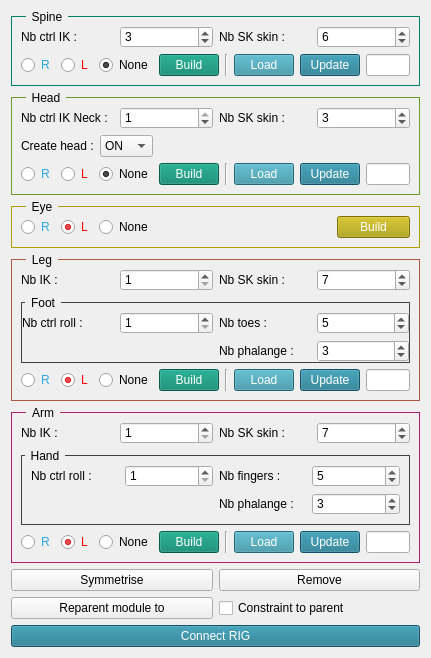
<?xml version="1.0" encoding="UTF-8"?>
<ui version="4.0">
 <class>Form</class>
 <widget class="QWidget" name="Form">
  <property name="geometry">
   <rect>
    <x>0</x>
    <y>0</y>
    <width>431</width>
    <height>650</height>
   </rect>
  </property>
  <property name="windowTitle">
   <string>Form</string>
  </property>
  <layout class="QVBoxLayout" name="verticalLayout">
   <item>
    <widget class="QGroupBox" name="grpBox_spine">
     <property name="styleSheet">
      <string notr="true">QGroupBox{border: 1px solid rgb(0, 128, 104);margin-top:5px;} QGroupBox::title {left:15px; top:-6px; padding-left:4px; padding-right:4px;}</string>
     </property>
     <property name="title">
      <string>Spine</string>
     </property>
     <layout class="QVBoxLayout" name="verticalLayout_5">
      <item>
       <layout class="QHBoxLayout" name="horizontalLayout_8">
        <item>
         <widget class="QLabel" name="label_24">
          <property name="text">
           <string>Nb ctrl IK :</string>
          </property>
         </widget>
        </item>
        <item>
         <widget class="QSpinBox" name="spine_ik">
          <property name="whatsThis">
           <string/>
          </property>
          <property name="accessibleDescription">
           <string/>
          </property>
          <property name="minimum">
           <number>1</number>
          </property>
          <property name="value">
           <number>3</number>
          </property>
         </widget>
        </item>
        <item>
         <widget class="QLabel" name="label_25">
          <property name="text">
           <string>Nb SK skin :</string>
          </property>
         </widget>
        </item>
        <item>
         <widget class="QSpinBox" name="spine_sk">
          <property name="minimum">
           <number>1</number>
          </property>
          <property name="value">
           <number>6</number>
          </property>
         </widget>
        </item>
       </layout>
      </item>
      <item>
       <layout class="QHBoxLayout" name="horizontalLayout_9">
        <item>
         <widget class="QRadioButton" name="rBtn_spine_R">
          <property name="styleSheet">
           <string notr="true">color: rgb(43, 168, 224);</string>
          </property>
          <property name="text">
           <string>R</string>
          </property>
         </widget>
        </item>
        <item>
         <widget class="QRadioButton" name="rBtn_spine_L">
          <property name="styleSheet">
           <string notr="true">color: rgb(255, 0, 0);</string>
          </property>
          <property name="text">
           <string>L</string>
          </property>
          <property name="checked">
           <bool>false</bool>
          </property>
         </widget>
        </item>
        <item>
         <widget class="QRadioButton" name="rBtn_spine_None">
          <property name="text">
           <string>None</string>
          </property>
          <property name="checked">
           <bool>true</bool>
          </property>
         </widget>
        </item>
        <item>
         <spacer name="horizontalSpacer_5">
          <property name="orientation">
           <enum>Qt::Horizontal</enum>
          </property>
          <property name="sizeHint" stdset="0">
           <size>
            <width>40</width>
            <height>20</height>
           </size>
          </property>
         </spacer>
        </item>
        <item>
         <widget class="QPushButton" name="btn_build_spine">
          <property name="minimumSize">
           <size>
            <width>60</width>
            <height>0</height>
           </size>
          </property>
          <property name="styleSheet">
           <string notr="true">background-color: rgb(0, 130, 105);
color: rgb(255, 255, 255);</string>
          </property>
          <property name="text">
           <string>Build</string>
          </property>
         </widget>
        </item>
        <item>
         <widget class="Line" name="line">
          <property name="orientation">
           <enum>Qt::Vertical</enum>
          </property>
         </widget>
        </item>
        <item>
         <widget class="QPushButton" name="btn_load_spine">
          <property name="minimumSize">
           <size>
            <width>60</width>
            <height>0</height>
           </size>
          </property>
          <property name="styleSheet">
           <string notr="true">background-color: rgb(49, 142, 161);
color: rgb(255, 255, 255);</string>
          </property>
          <property name="text">
           <string>Load</string>
          </property>
         </widget>
        </item>
        <item>
         <widget class="QPushButton" name="btn_update_spine">
          <property name="minimumSize">
           <size>
            <width>60</width>
            <height>0</height>
           </size>
          </property>
          <property name="styleSheet">
           <string notr="true">background-color: rgb(26, 115, 139);
color: rgb(255, 255, 255);</string>
          </property>
          <property name="text">
           <string>Update</string>
          </property>
         </widget>
        </item>
        <item>
         <widget class="QLineEdit" name="l_spine_inc">
          <property name="enabled">
           <bool>true</bool>
          </property>
         </widget>
        </item>
       </layout>
      </item>
     </layout>
    </widget>
   </item>
   <item>
    <widget class="QGroupBox" name="grpBox_head">
     <property name="styleSheet">
      <string notr="true">QGroupBox{border: 1px solid rgb(106, 153, 41);margin-top:5px;} QGroupBox::title {left:15px; top:-6px; padding-left:4px; padding-right:4px;}</string>
     </property>
     <property name="title">
      <string>Head</string>
     </property>
     <layout class="QVBoxLayout" name="verticalLayout_4">
      <item>
       <layout class="QHBoxLayout" name="horizontalLayout_7">
        <item>
         <widget class="QLabel" name="label_9">
          <property name="text">
           <string>Nb ctrl IK Neck :</string>
          </property>
         </widget>
        </item>
        <item>
         <widget class="QSpinBox" name="neck_ik">
          <property name="minimum">
           <number>0</number>
          </property>
          <property name="maximum">
           <number>1</number>
          </property>
          <property name="value">
           <number>1</number>
          </property>
         </widget>
        </item>
        <item>
         <widget class="QLabel" name="label_23">
          <property name="text">
           <string>Nb SK skin :</string>
          </property>
         </widget>
        </item>
        <item>
         <widget class="QSpinBox" name="neck_sk">
          <property name="minimum">
           <number>1</number>
          </property>
          <property name="value">
           <number>3</number>
          </property>
         </widget>
        </item>
       </layout>
      </item>
      <item>
       <layout class="QHBoxLayout" name="horizontalLayout">
        <item>
         <widget class="QLabel" name="label">
          <property name="text">
           <string>Create head :</string>
          </property>
         </widget>
        </item>
        <item>
         <widget class="QComboBox" name="comboBox">
          <property name="currentIndex">
           <number>1</number>
          </property>
          <item>
           <property name="text">
            <string>OFF</string>
           </property>
          </item>
          <item>
           <property name="text">
            <string>ON</string>
           </property>
          </item>
         </widget>
        </item>
        <item>
         <spacer name="horizontalSpacer">
          <property name="orientation">
           <enum>Qt::Horizontal</enum>
          </property>
          <property name="sizeHint" stdset="0">
           <size>
            <width>40</width>
            <height>20</height>
           </size>
          </property>
         </spacer>
        </item>
       </layout>
      </item>
      <item>
       <layout class="QHBoxLayout" name="horizontalLayout_12">
        <item>
         <widget class="QRadioButton" name="rBtn_head_R">
          <property name="styleSheet">
           <string notr="true">color: rgb(43, 168, 224);</string>
          </property>
          <property name="text">
           <string>R</string>
          </property>
         </widget>
        </item>
        <item>
         <widget class="QRadioButton" name="rBtn_head_L">
          <property name="styleSheet">
           <string notr="true">color: rgb(255, 0, 0);</string>
          </property>
          <property name="text">
           <string>L</string>
          </property>
          <property name="checked">
           <bool>false</bool>
          </property>
         </widget>
        </item>
        <item>
         <widget class="QRadioButton" name="rBtn_head_None">
          <property name="text">
           <string>None</string>
          </property>
          <property name="checked">
           <bool>true</bool>
          </property>
         </widget>
        </item>
        <item>
         <spacer name="horizontalSpacer_6">
          <property name="orientation">
           <enum>Qt::Horizontal</enum>
          </property>
          <property name="sizeHint" stdset="0">
           <size>
            <width>40</width>
            <height>20</height>
           </size>
          </property>
         </spacer>
        </item>
        <item>
         <widget class="QPushButton" name="btn_build_head">
          <property name="minimumSize">
           <size>
            <width>60</width>
            <height>0</height>
           </size>
          </property>
          <property name="styleSheet">
           <string notr="true">background-color: rgb(0, 130, 105);
color: rgb(255, 255, 255);</string>
          </property>
          <property name="text">
           <string>Build</string>
          </property>
         </widget>
        </item>
        <item>
         <widget class="Line" name="line_2">
          <property name="styleSheet">
           <string notr="true">color: rgb(255, 255, 255);</string>
          </property>
          <property name="orientation">
           <enum>Qt::Vertical</enum>
          </property>
         </widget>
        </item>
        <item>
         <widget class="QPushButton" name="btn_load_head">
          <property name="minimumSize">
           <size>
            <width>60</width>
            <height>0</height>
           </size>
          </property>
          <property name="styleSheet">
           <string notr="true">background-color: rgb(49, 142, 161);
color: rgb(255, 255, 255);</string>
          </property>
          <property name="text">
           <string>Load</string>
          </property>
         </widget>
        </item>
        <item>
         <widget class="QPushButton" name="btn_update_head">
          <property name="minimumSize">
           <size>
            <width>60</width>
            <height>0</height>
           </size>
          </property>
          <property name="styleSheet">
           <string notr="true">background-color: rgb(26, 115, 139);
color: rgb(255, 255, 255);</string>
          </property>
          <property name="text">
           <string>Update</string>
          </property>
         </widget>
        </item>
        <item>
         <widget class="QLineEdit" name="l_head_inc">
          <property name="enabled">
           <bool>true</bool>
          </property>
         </widget>
        </item>
       </layout>
      </item>
     </layout>
    </widget>
   </item>
   <item>
    <widget class="QGroupBox" name="grpBox_eyes">
     <property name="styleSheet">
      <string notr="true">QGroupBox{border: 1px solid rgb(174, 159, 0);margin-top:5px;} QGroupBox::title {left:15px; top:-6px; padding-left:4px; padding-right:4px;}</string>
     </property>
     <property name="title">
      <string>Eye</string>
     </property>
     <layout class="QHBoxLayout" name="horizontalLayout_4">
      <item>
       <widget class="QRadioButton" name="rBtn_eye_R">
        <property name="styleSheet">
         <string notr="true">color: rgb(43, 168, 224);</string>
        </property>
        <property name="text">
         <string>R</string>
        </property>
       </widget>
      </item>
      <item>
       <widget class="QRadioButton" name="rBtn_eye_L">
        <property name="styleSheet">
         <string notr="true">color: rgb(255, 0, 0);</string>
        </property>
        <property name="text">
         <string>L</string>
        </property>
        <property name="checked">
         <bool>true</bool>
        </property>
       </widget>
      </item>
      <item>
       <widget class="QRadioButton" name="rBtn_eye_None">
        <property name="text">
         <string>None</string>
        </property>
        <property name="checked">
         <bool>false</bool>
        </property>
       </widget>
      </item>
      <item>
       <spacer name="horizontalSpacer_7">
        <property name="orientation">
         <enum>Qt::Horizontal</enum>
        </property>
        <property name="sizeHint" stdset="0">
         <size>
          <width>185</width>
          <height>20</height>
         </size>
        </property>
       </spacer>
      </item>
      <item>
       <widget class="QPushButton" name="btn_build_eye">
        <property name="minimumSize">
         <size>
          <width>60</width>
          <height>0</height>
         </size>
        </property>
        <property name="styleSheet">
         <string notr="true">background-color: rgb(174, 159, 0);
color: rgb(255, 255, 255);</string>
        </property>
        <property name="text">
         <string>Build</string>
        </property>
       </widget>
      </item>
     </layout>
    </widget>
   </item>
   <item>
    <widget class="QGroupBox" name="grpBox_leg">
     <property name="styleSheet">
      <string notr="true">QGroupBox{border: 1px solid rgb(174, 88, 68);margin-top:5px;} QGroupBox::title {left:15px; top:-6px; padding-left:4px; padding-right:4px;}</string>
     </property>
     <property name="title">
      <string>Leg</string>
     </property>
     <layout class="QVBoxLayout" name="verticalLayout_2">
      <item>
       <layout class="QGridLayout" name="gridLayout_4">
        <item row="0" column="0">
         <widget class="QLabel" name="label_11">
          <property name="text">
           <string>Nb IK :</string>
          </property>
         </widget>
        </item>
        <item row="0" column="2">
         <widget class="QLabel" name="label_10">
          <property name="text">
           <string>Nb SK skin :</string>
          </property>
         </widget>
        </item>
        <item row="0" column="1">
         <widget class="QSpinBox" name="leg_ik">
          <property name="minimum">
           <number>1</number>
          </property>
          <property name="value">
           <number>1</number>
          </property>
         </widget>
        </item>
        <item row="0" column="3">
         <widget class="QSpinBox" name="leg_sk">
          <property name="minimum">
           <number>1</number>
          </property>
          <property name="value">
           <number>7</number>
          </property>
         </widget>
        </item>
       </layout>
      </item>
      <item>
       <widget class="QGroupBox" name="groupBox_2">
        <property name="styleSheet">
         <string notr="true">QGroupBox{border: 1px solid rgb(64, 64, 64);margin-top:5px;} QGroupBox::title {left:4px; top:-6px; padding-left:4px; padding-right:4px;}</string>
        </property>
        <property name="title">
         <string>Foot</string>
        </property>
        <layout class="QGridLayout" name="gridLayout_2">
         <property name="leftMargin">
          <number>0</number>
         </property>
         <property name="topMargin">
          <number>9</number>
         </property>
         <property name="rightMargin">
          <number>0</number>
         </property>
         <property name="bottomMargin">
          <number>0</number>
         </property>
         <item row="1" column="4">
          <widget class="QSpinBox" name="foot_phalange">
           <property name="minimum">
            <number>1</number>
           </property>
           <property name="value">
            <number>3</number>
           </property>
          </widget>
         </item>
         <item row="0" column="4">
          <widget class="QSpinBox" name="foot_toes">
           <property name="value">
            <number>5</number>
           </property>
          </widget>
         </item>
         <item row="0" column="3">
          <widget class="QLabel" name="label_30">
           <property name="text">
            <string>Nb toes :</string>
           </property>
          </widget>
         </item>
         <item row="0" column="1">
          <widget class="QLabel" name="label_29">
           <property name="text">
            <string>Nb ctrl roll :</string>
           </property>
          </widget>
         </item>
         <item row="0" column="2">
          <widget class="QSpinBox" name="foot_roll">
           <property name="minimum">
            <number>1</number>
           </property>
           <property name="value">
            <number>1</number>
           </property>
          </widget>
         </item>
         <item row="1" column="3">
          <widget class="QLabel" name="label_33">
           <property name="text">
            <string>Nb phalange :</string>
           </property>
          </widget>
         </item>
        </layout>
       </widget>
      </item>
      <item>
       <layout class="QHBoxLayout" name="horizontalLayout_14">
        <item>
         <widget class="QRadioButton" name="rBtn_leg_R">
          <property name="styleSheet">
           <string notr="true">color: rgb(43, 168, 224);</string>
          </property>
          <property name="text">
           <string>R</string>
          </property>
         </widget>
        </item>
        <item>
         <widget class="QRadioButton" name="rBtn_leg_L">
          <property name="styleSheet">
           <string notr="true">color: rgb(255, 0, 0);</string>
          </property>
          <property name="text">
           <string>L</string>
          </property>
          <property name="checked">
           <bool>true</bool>
          </property>
         </widget>
        </item>
        <item>
         <widget class="QRadioButton" name="rBtn_leg_None">
          <property name="text">
           <string>None</string>
          </property>
          <property name="checkable">
           <bool>false</bool>
          </property>
          <property name="checked">
           <bool>false</bool>
          </property>
         </widget>
        </item>
        <item>
         <spacer name="horizontalSpacer_8">
          <property name="orientation">
           <enum>Qt::Horizontal</enum>
          </property>
          <property name="sizeHint" stdset="0">
           <size>
            <width>40</width>
            <height>20</height>
           </size>
          </property>
         </spacer>
        </item>
        <item>
         <widget class="QPushButton" name="btn_build_leg">
          <property name="minimumSize">
           <size>
            <width>60</width>
            <height>0</height>
           </size>
          </property>
          <property name="styleSheet">
           <string notr="true">background-color: rgb(0, 130, 105);
color: rgb(255, 255, 255);</string>
          </property>
          <property name="text">
           <string>Build</string>
          </property>
         </widget>
        </item>
        <item>
         <widget class="Line" name="line_4">
          <property name="styleSheet">
           <string notr="true">color: rgb(255, 255, 255);</string>
          </property>
          <property name="orientation">
           <enum>Qt::Vertical</enum>
          </property>
         </widget>
        </item>
        <item>
         <widget class="QPushButton" name="btn_load_leg">
          <property name="minimumSize">
           <size>
            <width>60</width>
            <height>0</height>
           </size>
          </property>
          <property name="styleSheet">
           <string notr="true">background-color: rgb(49, 142, 161);
color: rgb(255, 255, 255);</string>
          </property>
          <property name="text">
           <string>Load</string>
          </property>
         </widget>
        </item>
        <item>
         <widget class="QPushButton" name="btn_update_leg">
          <property name="minimumSize">
           <size>
            <width>60</width>
            <height>0</height>
           </size>
          </property>
          <property name="styleSheet">
           <string notr="true">background-color: rgb(26, 115, 139);
color: rgb(255, 255, 255);</string>
          </property>
          <property name="text">
           <string>Update</string>
          </property>
         </widget>
        </item>
        <item>
         <widget class="QLineEdit" name="l_leg_inc">
          <property name="enabled">
           <bool>true</bool>
          </property>
         </widget>
        </item>
       </layout>
      </item>
     </layout>
    </widget>
   </item>
   <item>
    <widget class="QGroupBox" name="grpBox_Arm">
     <property name="styleSheet">
      <string notr="true">QGroupBox{border: 1px solid rgb(174, 28, 105);margin-top:5px;} QGroupBox::title {left:15px; top:-6px; padding-left:4px; padding-right:4px;}</string>
     </property>
     <property name="title">
      <string>Arm</string>
     </property>
     <layout class="QVBoxLayout" name="verticalLayout_3">
      <item>
       <layout class="QHBoxLayout" name="horizontalLayout_2">
        <item>
         <widget class="QLabel" name="label_13">
          <property name="text">
           <string>Nb IK :</string>
          </property>
         </widget>
        </item>
        <item>
         <widget class="QSpinBox" name="arm_ik">
          <property name="minimum">
           <number>1</number>
          </property>
          <property name="value">
           <number>1</number>
          </property>
         </widget>
        </item>
        <item>
         <widget class="QLabel" name="label_14">
          <property name="text">
           <string>Nb SK skin :</string>
          </property>
         </widget>
        </item>
        <item>
         <widget class="QSpinBox" name="arm_sk">
          <property name="minimum">
           <number>1</number>
          </property>
          <property name="value">
           <number>7</number>
          </property>
         </widget>
        </item>
       </layout>
      </item>
      <item>
       <widget class="QGroupBox" name="groupBox">
        <property name="styleSheet">
         <string notr="true">QGroupBox{border: 1px solid rgb(64, 64, 64);margin-top:5px;} QGroupBox::title {left:4px; top:-6px; padding-left:4px; padding-right:4px;}</string>
        </property>
        <property name="title">
         <string>Hand</string>
        </property>
        <layout class="QGridLayout" name="gridLayout">
         <item row="0" column="1">
          <widget class="QSpinBox" name="hand_roll">
           <property name="minimum">
            <number>1</number>
           </property>
           <property name="value">
            <number>1</number>
           </property>
          </widget>
         </item>
         <item row="0" column="0">
          <widget class="QLabel" name="label_18">
           <property name="text">
            <string>Nb ctrl roll :</string>
           </property>
          </widget>
         </item>
         <item row="0" column="2">
          <widget class="QLabel" name="label_19">
           <property name="text">
            <string>Nb fingers :</string>
           </property>
          </widget>
         </item>
         <item row="0" column="4">
          <widget class="QSpinBox" name="hand_finger">
           <property name="value">
            <number>5</number>
           </property>
          </widget>
         </item>
         <item row="1" column="4">
          <widget class="QSpinBox" name="hand_phalange">
           <property name="minimum">
            <number>1</number>
           </property>
           <property name="value">
            <number>3</number>
           </property>
          </widget>
         </item>
         <item row="1" column="2">
          <widget class="QLabel" name="label_20">
           <property name="text">
            <string>Nb phalange :</string>
           </property>
          </widget>
         </item>
        </layout>
       </widget>
      </item>
      <item>
       <layout class="QHBoxLayout" name="horizontalLayout_3">
        <item>
         <widget class="QRadioButton" name="rBtn_arm_R">
          <property name="styleSheet">
           <string notr="true">color: rgb(43, 168, 224);</string>
          </property>
          <property name="text">
           <string>R</string>
          </property>
         </widget>
        </item>
        <item>
         <widget class="QRadioButton" name="rBtn_arm_L">
          <property name="styleSheet">
           <string notr="true">color: rgb(255, 0, 0);</string>
          </property>
          <property name="text">
           <string>L</string>
          </property>
          <property name="checked">
           <bool>true</bool>
          </property>
         </widget>
        </item>
        <item>
         <widget class="QRadioButton" name="rBtn_arm_None">
          <property name="text">
           <string>None</string>
          </property>
          <property name="checkable">
           <bool>false</bool>
          </property>
          <property name="checked">
           <bool>false</bool>
          </property>
         </widget>
        </item>
        <item>
         <spacer name="horizontalSpacer_9">
          <property name="orientation">
           <enum>Qt::Horizontal</enum>
          </property>
          <property name="sizeHint" stdset="0">
           <size>
            <width>40</width>
            <height>20</height>
           </size>
          </property>
         </spacer>
        </item>
        <item>
         <widget class="QPushButton" name="btn_build_arm">
          <property name="minimumSize">
           <size>
            <width>60</width>
            <height>0</height>
           </size>
          </property>
          <property name="styleSheet">
           <string notr="true">background-color: rgb(0, 130, 105);
color: rgb(255, 255, 255);</string>
          </property>
          <property name="text">
           <string>Build</string>
          </property>
         </widget>
        </item>
        <item>
         <widget class="Line" name="line_5">
          <property name="styleSheet">
           <string notr="true">color: rgb(255, 255, 255);</string>
          </property>
          <property name="orientation">
           <enum>Qt::Vertical</enum>
          </property>
         </widget>
        </item>
        <item>
         <widget class="QPushButton" name="btn_load_arm">
          <property name="minimumSize">
           <size>
            <width>60</width>
            <height>0</height>
           </size>
          </property>
          <property name="styleSheet">
           <string notr="true">background-color: rgb(49, 142, 161);
color: rgb(255, 255, 255);</string>
          </property>
          <property name="text">
           <string>Load</string>
          </property>
         </widget>
        </item>
        <item>
         <widget class="QPushButton" name="btn_update_arm">
          <property name="minimumSize">
           <size>
            <width>60</width>
            <height>0</height>
           </size>
          </property>
          <property name="styleSheet">
           <string notr="true">background-color: rgb(26, 115, 139);
color: rgb(255, 255, 255);</string>
          </property>
          <property name="text">
           <string>Update</string>
          </property>
         </widget>
        </item>
        <item>
         <widget class="QLineEdit" name="l_arm_inc">
          <property name="enabled">
           <bool>true</bool>
          </property>
         </widget>
        </item>
       </layout>
      </item>
     </layout>
    </widget>
   </item>
   <item>
    <layout class="QHBoxLayout" name="horizontalLayout_6">
     <item>
      <widget class="QPushButton" name="btn_symmetrise">
       <property name="styleSheet">
        <string notr="true"/>
       </property>
       <property name="text">
        <string>Symmetrise</string>
       </property>
      </widget>
     </item>
     <item>
      <widget class="QPushButton" name="btn_remove">
       <property name="styleSheet">
        <string notr="true"/>
       </property>
       <property name="text">
        <string>Remove</string>
       </property>
      </widget>
     </item>
    </layout>
   </item>
   <item>
    <layout class="QHBoxLayout" name="horizontalLayout_5">
     <item>
      <widget class="QPushButton" name="btn_reparent_module">
       <property name="text">
        <string>Reparent module to</string>
       </property>
      </widget>
     </item>
     <item>
      <widget class="QCheckBox" name="cb_const_to_parent">
       <property name="text">
        <string>Constraint to parent</string>
       </property>
      </widget>
     </item>
    </layout>
   </item>
   <item>
    <widget class="QPushButton" name="btn_connect_rig">
     <property name="styleSheet">
      <string notr="true">background-color: rgb(26, 115, 139);
color: rgb(255, 255, 255);</string>
     </property>
     <property name="text">
      <string>Connect RIG</string>
     </property>
    </widget>
   </item>
  </layout>
 </widget>
 <tabstops>
  <tabstop>spine_ik</tabstop>
  <tabstop>spine_sk</tabstop>
  <tabstop>neck_ik</tabstop>
  <tabstop>neck_sk</tabstop>
  <tabstop>leg_ik</tabstop>
  <tabstop>leg_sk</tabstop>
  <tabstop>foot_roll</tabstop>
  <tabstop>foot_toes</tabstop>
  <tabstop>arm_ik</tabstop>
  <tabstop>arm_sk</tabstop>
  <tabstop>hand_roll</tabstop>
  <tabstop>hand_finger</tabstop>
  <tabstop>rBtn_spine_R</tabstop>
  <tabstop>rBtn_spine_L</tabstop>
  <tabstop>rBtn_spine_None</tabstop>
  <tabstop>btn_build_spine</tabstop>
  <tabstop>rBtn_head_R</tabstop>
  <tabstop>rBtn_head_L</tabstop>
  <tabstop>rBtn_head_None</tabstop>
  <tabstop>btn_build_head</tabstop>
  <tabstop>btn_load_head</tabstop>
  <tabstop>btn_update_head</tabstop>
  <tabstop>rBtn_eye_R</tabstop>
  <tabstop>rBtn_eye_L</tabstop>
  <tabstop>rBtn_eye_None</tabstop>
  <tabstop>btn_build_eye</tabstop>
  <tabstop>rBtn_leg_R</tabstop>
  <tabstop>rBtn_leg_L</tabstop>
  <tabstop>rBtn_leg_None</tabstop>
  <tabstop>btn_build_leg</tabstop>
  <tabstop>btn_load_leg</tabstop>
  <tabstop>btn_update_leg</tabstop>
  <tabstop>rBtn_arm_R</tabstop>
  <tabstop>rBtn_arm_L</tabstop>
  <tabstop>rBtn_arm_None</tabstop>
  <tabstop>btn_build_arm</tabstop>
  <tabstop>btn_load_arm</tabstop>
  <tabstop>btn_update_arm</tabstop>
  <tabstop>btn_symmetrise</tabstop>
  <tabstop>btn_remove</tabstop>
 </tabstops>
 <resources/>
 <connections/>
</ui>
